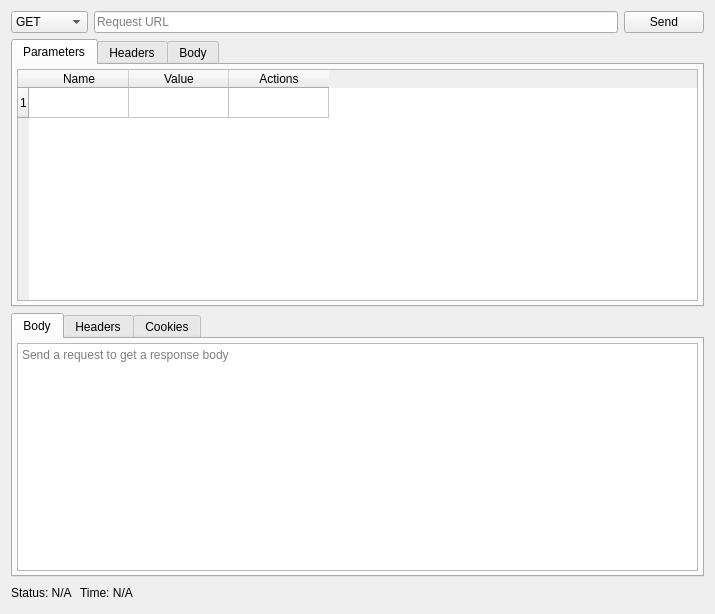
<?xml version="1.0" encoding="UTF-8"?>
<ui version="4.0">
 <class>MainWidget</class>
 <widget class="QWidget" name="MainWidget">
  <property name="geometry">
   <rect>
    <x>0</x>
    <y>0</y>
    <width>715</width>
    <height>614</height>
   </rect>
  </property>
  <property name="windowTitle">
   <string>HTTP Debugger</string>
  </property>
  <layout class="QGridLayout" name="gridLayout">
   <item row="0" column="0">
    <widget class="QComboBox" name="methodComboBox">
     <property name="sizePolicy">
      <sizepolicy hsizetype="Maximum" vsizetype="Fixed">
       <horstretch>0</horstretch>
       <verstretch>0</verstretch>
      </sizepolicy>
     </property>
     <item>
      <property name="text">
       <string notr="true">GET</string>
      </property>
     </item>
     <item>
      <property name="text">
       <string notr="true">POST</string>
      </property>
     </item>
     <item>
      <property name="text">
       <string notr="true">PUT</string>
      </property>
     </item>
     <item>
      <property name="text">
       <string notr="true">DELETE</string>
      </property>
     </item>
     <item>
      <property name="text">
       <string notr="true">HEAD</string>
      </property>
     </item>
    </widget>
   </item>
   <item row="0" column="1">
    <widget class="QLineEdit" name="urlLineEdit">
     <property name="sizePolicy">
      <sizepolicy hsizetype="MinimumExpanding" vsizetype="Fixed">
       <horstretch>0</horstretch>
       <verstretch>0</verstretch>
      </sizepolicy>
     </property>
     <property name="placeholderText">
      <string>Request URL</string>
     </property>
    </widget>
   </item>
   <item row="0" column="2">
    <widget class="QPushButton" name="sendButton">
     <property name="sizePolicy">
      <sizepolicy hsizetype="Maximum" vsizetype="Fixed">
       <horstretch>0</horstretch>
       <verstretch>0</verstretch>
      </sizepolicy>
     </property>
     <property name="text">
      <string>Send</string>
     </property>
    </widget>
   </item>
   <item row="1" column="0" colspan="3">
    <widget class="QTabWidget" name="requestTabWidget">
     <property name="enabled">
      <bool>true</bool>
     </property>
     <property name="sizePolicy">
      <sizepolicy hsizetype="MinimumExpanding" vsizetype="MinimumExpanding">
       <horstretch>0</horstretch>
       <verstretch>0</verstretch>
      </sizepolicy>
     </property>
     <property name="tabPosition">
      <enum>QTabWidget::North</enum>
     </property>
     <property name="currentIndex">
      <number>0</number>
     </property>
     <widget class="QWidget" name="requestParameterTab">
      <attribute name="title">
       <string>Parameters</string>
      </attribute>
      <layout class="QVBoxLayout" name="requestParameterTabVerticalLayout">
       <property name="leftMargin">
        <number>4</number>
       </property>
       <property name="topMargin">
        <number>4</number>
       </property>
       <property name="rightMargin">
        <number>4</number>
       </property>
       <property name="bottomMargin">
        <number>4</number>
       </property>
       <item>
        <widget class="QTableWidget" name="requestParameterTableWidget">
         <property name="rowCount">
          <number>1</number>
         </property>
         <row/>
         <column>
          <property name="text">
           <string>Name</string>
          </property>
         </column>
         <column>
          <property name="text">
           <string>Value</string>
          </property>
         </column>
         <column>
          <property name="text">
           <string>Actions</string>
          </property>
         </column>
         <item row="0" column="2">
          <property name="text">
           <string/>
          </property>
         </item>
        </widget>
       </item>
      </layout>
     </widget>
     <widget class="QWidget" name="requestHeaderTab">
      <attribute name="title">
       <string>Headers</string>
      </attribute>
      <layout class="QVBoxLayout" name="requestHeaderTabVerticalLayout">
       <property name="leftMargin">
        <number>4</number>
       </property>
       <property name="topMargin">
        <number>4</number>
       </property>
       <property name="rightMargin">
        <number>4</number>
       </property>
       <property name="bottomMargin">
        <number>4</number>
       </property>
       <item>
        <widget class="QTableWidget" name="requestHeaderTableWidget">
         <property name="rowCount">
          <number>1</number>
         </property>
         <row/>
         <column>
          <property name="text">
           <string>Name</string>
          </property>
         </column>
         <column>
          <property name="text">
           <string>Value</string>
          </property>
         </column>
         <column>
          <property name="text">
           <string>Actions</string>
          </property>
         </column>
        </widget>
       </item>
      </layout>
     </widget>
     <widget class="QWidget" name="requestBodyTab">
      <property name="enabled">
       <bool>false</bool>
      </property>
      <attribute name="title">
       <string>Body</string>
      </attribute>
      <layout class="QVBoxLayout" name="requestBodyTabVerticalLayout">
       <property name="leftMargin">
        <number>4</number>
       </property>
       <property name="topMargin">
        <number>4</number>
       </property>
       <property name="rightMargin">
        <number>4</number>
       </property>
       <property name="bottomMargin">
        <number>4</number>
       </property>
       <item>
        <widget class="QTabWidget" name="requestBodyTypeTabWidget">
         <property name="currentIndex">
          <number>0</number>
         </property>
         <widget class="QWidget" name="requestBodyEncodedTab">
          <attribute name="title">
           <string notr="true">x-www-form-urlencoded</string>
          </attribute>
          <layout class="QVBoxLayout" name="requestBodyEncodedTabVerticalLayout">
           <property name="leftMargin">
            <number>4</number>
           </property>
           <property name="topMargin">
            <number>4</number>
           </property>
           <property name="rightMargin">
            <number>4</number>
           </property>
           <property name="bottomMargin">
            <number>4</number>
           </property>
           <item>
            <widget class="QTableWidget" name="requestBodyEncodedTableWidget">
             <property name="rowCount">
              <number>1</number>
             </property>
             <row/>
             <column>
              <property name="text">
               <string>Name</string>
              </property>
             </column>
             <column>
              <property name="text">
               <string>Value</string>
              </property>
             </column>
             <column>
              <property name="text">
               <string>Actions</string>
              </property>
             </column>
            </widget>
           </item>
          </layout>
         </widget>
         <widget class="QWidget" name="requestBodyTextTab">
          <attribute name="title">
           <string>Text</string>
          </attribute>
          <layout class="QVBoxLayout" name="requestBodyTextTabVerticalLayout">
           <property name="leftMargin">
            <number>4</number>
           </property>
           <property name="topMargin">
            <number>4</number>
           </property>
           <property name="rightMargin">
            <number>4</number>
           </property>
           <property name="bottomMargin">
            <number>4</number>
           </property>
           <item>
            <widget class="QPlainTextEdit" name="requestBodyPlainTextEdit"/>
           </item>
          </layout>
         </widget>
         <widget class="QWidget" name="requestBodyBinaryTab">
          <attribute name="title">
           <string>Binary</string>
          </attribute>
          <layout class="QGridLayout" name="requestBodyBinaryTabGridLayout">
           <property name="leftMargin">
            <number>4</number>
           </property>
           <property name="topMargin">
            <number>4</number>
           </property>
           <property name="rightMargin">
            <number>4</number>
           </property>
           <property name="bottomMargin">
            <number>4</number>
           </property>
           <item row="0" column="1">
            <spacer name="requestBodyBinaryTopVerticalSpacer">
             <property name="orientation">
              <enum>Qt::Vertical</enum>
             </property>
             <property name="sizeHint" stdset="0">
              <size>
               <width>20</width>
               <height>57</height>
              </size>
             </property>
            </spacer>
           </item>
           <item row="1" column="0">
            <spacer name="requestBodyBinaryButtonLeftVerticalSpacer">
             <property name="orientation">
              <enum>Qt::Horizontal</enum>
             </property>
             <property name="sizeHint" stdset="0">
              <size>
               <width>279</width>
               <height>20</height>
              </size>
             </property>
            </spacer>
           </item>
           <item row="1" column="1">
            <widget class="QPushButton" name="requestBodyBinarySelectPushButton">
             <property name="text">
              <string>Select a File</string>
             </property>
            </widget>
           </item>
           <item row="1" column="2">
            <spacer name="requestBodyBinaryButtonRightVerticalSpacer">
             <property name="orientation">
              <enum>Qt::Horizontal</enum>
             </property>
             <property name="sizeHint" stdset="0">
              <size>
               <width>278</width>
               <height>20</height>
              </size>
             </property>
            </spacer>
           </item>
           <item row="3" column="1">
            <spacer name="requestBodyBinaryBottomVerticalSpacer">
             <property name="orientation">
              <enum>Qt::Vertical</enum>
             </property>
             <property name="sizeHint" stdset="0">
              <size>
               <width>20</width>
               <height>57</height>
              </size>
             </property>
            </spacer>
           </item>
           <item row="2" column="0" colspan="3">
            <widget class="QLabel" name="requestBodyBinaryFileNameLabel">
             <property name="sizePolicy">
              <sizepolicy hsizetype="MinimumExpanding" vsizetype="Preferred">
               <horstretch>0</horstretch>
               <verstretch>0</verstretch>
              </sizepolicy>
             </property>
             <property name="text">
              <string>No File Selected</string>
             </property>
             <property name="alignment">
              <set>Qt::AlignCenter</set>
             </property>
            </widget>
           </item>
          </layout>
         </widget>
        </widget>
       </item>
      </layout>
     </widget>
    </widget>
   </item>
   <item row="2" column="0" colspan="3">
    <widget class="QTabWidget" name="responseTabWidget">
     <property name="sizePolicy">
      <sizepolicy hsizetype="MinimumExpanding" vsizetype="MinimumExpanding">
       <horstretch>0</horstretch>
       <verstretch>0</verstretch>
      </sizepolicy>
     </property>
     <property name="currentIndex">
      <number>0</number>
     </property>
     <widget class="QWidget" name="responseBodyTab">
      <attribute name="title">
       <string>Body</string>
      </attribute>
      <layout class="QVBoxLayout" name="responseBodyTabVerticalLayout">
       <property name="leftMargin">
        <number>4</number>
       </property>
       <property name="topMargin">
        <number>4</number>
       </property>
       <property name="rightMargin">
        <number>4</number>
       </property>
       <property name="bottomMargin">
        <number>4</number>
       </property>
       <item>
        <widget class="QPlainTextEdit" name="responseBodyPlainTextEdit">
         <property name="readOnly">
          <bool>true</bool>
         </property>
         <property name="placeholderText">
          <string>Send a request to get a response body</string>
         </property>
        </widget>
       </item>
      </layout>
     </widget>
     <widget class="QWidget" name="responseHeaderTab">
      <attribute name="title">
       <string>Headers</string>
      </attribute>
      <layout class="QVBoxLayout" name="responseHeaderTabVerticalLayout">
       <property name="leftMargin">
        <number>4</number>
       </property>
       <property name="topMargin">
        <number>4</number>
       </property>
       <property name="rightMargin">
        <number>4</number>
       </property>
       <property name="bottomMargin">
        <number>4</number>
       </property>
       <item>
        <widget class="QTableWidget" name="responseHeaderTableWidget">
         <property name="columnCount">
          <number>2</number>
         </property>
         <column>
          <property name="text">
           <string>Name</string>
          </property>
         </column>
         <column>
          <property name="text">
           <string>Value</string>
          </property>
         </column>
        </widget>
       </item>
      </layout>
     </widget>
     <widget class="QWidget" name="responseCookieTab">
      <attribute name="title">
       <string notr="true">Cookies</string>
      </attribute>
      <layout class="QVBoxLayout" name="responseCookieTabVerticalLayout">
       <property name="leftMargin">
        <number>4</number>
       </property>
       <property name="topMargin">
        <number>4</number>
       </property>
       <property name="rightMargin">
        <number>4</number>
       </property>
       <property name="bottomMargin">
        <number>4</number>
       </property>
       <item>
        <widget class="QTableWidget" name="responseCookieTableWidget">
         <column>
          <property name="text">
           <string>Name</string>
          </property>
         </column>
         <column>
          <property name="text">
           <string>Value</string>
          </property>
         </column>
         <column>
          <property name="text">
           <string>Domain</string>
          </property>
         </column>
         <column>
          <property name="text">
           <string>Path</string>
          </property>
         </column>
         <column>
          <property name="text">
           <string>Expiration Date</string>
          </property>
         </column>
         <column>
          <property name="text">
           <string>Session Cookie</string>
          </property>
         </column>
         <column>
          <property name="text">
           <string>HTTP Only</string>
          </property>
         </column>
         <column>
          <property name="text">
           <string>Secure</string>
          </property>
         </column>
         <column>
          <property name="text">
           <string>Same Site Policy</string>
          </property>
         </column>
        </widget>
       </item>
      </layout>
     </widget>
    </widget>
   </item>
   <item row="3" column="0" colspan="3">
    <layout class="QHBoxLayout" name="StatisticsHorizontalLayout">
     <property name="spacing">
      <number>8</number>
     </property>
     <item>
      <widget class="QLabel" name="statusLabel">
       <property name="sizePolicy">
        <sizepolicy hsizetype="Fixed" vsizetype="Fixed">
         <horstretch>0</horstretch>
         <verstretch>0</verstretch>
        </sizepolicy>
       </property>
       <property name="text">
        <string>Status: N/A</string>
       </property>
      </widget>
     </item>
     <item>
      <widget class="QLabel" name="timeLabel">
       <property name="sizePolicy">
        <sizepolicy hsizetype="Fixed" vsizetype="Fixed">
         <horstretch>0</horstretch>
         <verstretch>0</verstretch>
        </sizepolicy>
       </property>
       <property name="text">
        <string>Time: N/A</string>
       </property>
      </widget>
     </item>
     <item>
      <spacer name="StatisticsHorizontalSpacer">
       <property name="orientation">
        <enum>Qt::Horizontal</enum>
       </property>
       <property name="sizeHint" stdset="0">
        <size>
         <width>40</width>
         <height>20</height>
        </size>
       </property>
      </spacer>
     </item>
    </layout>
   </item>
  </layout>
 </widget>
 <resources/>
 <connections/>
</ui>
